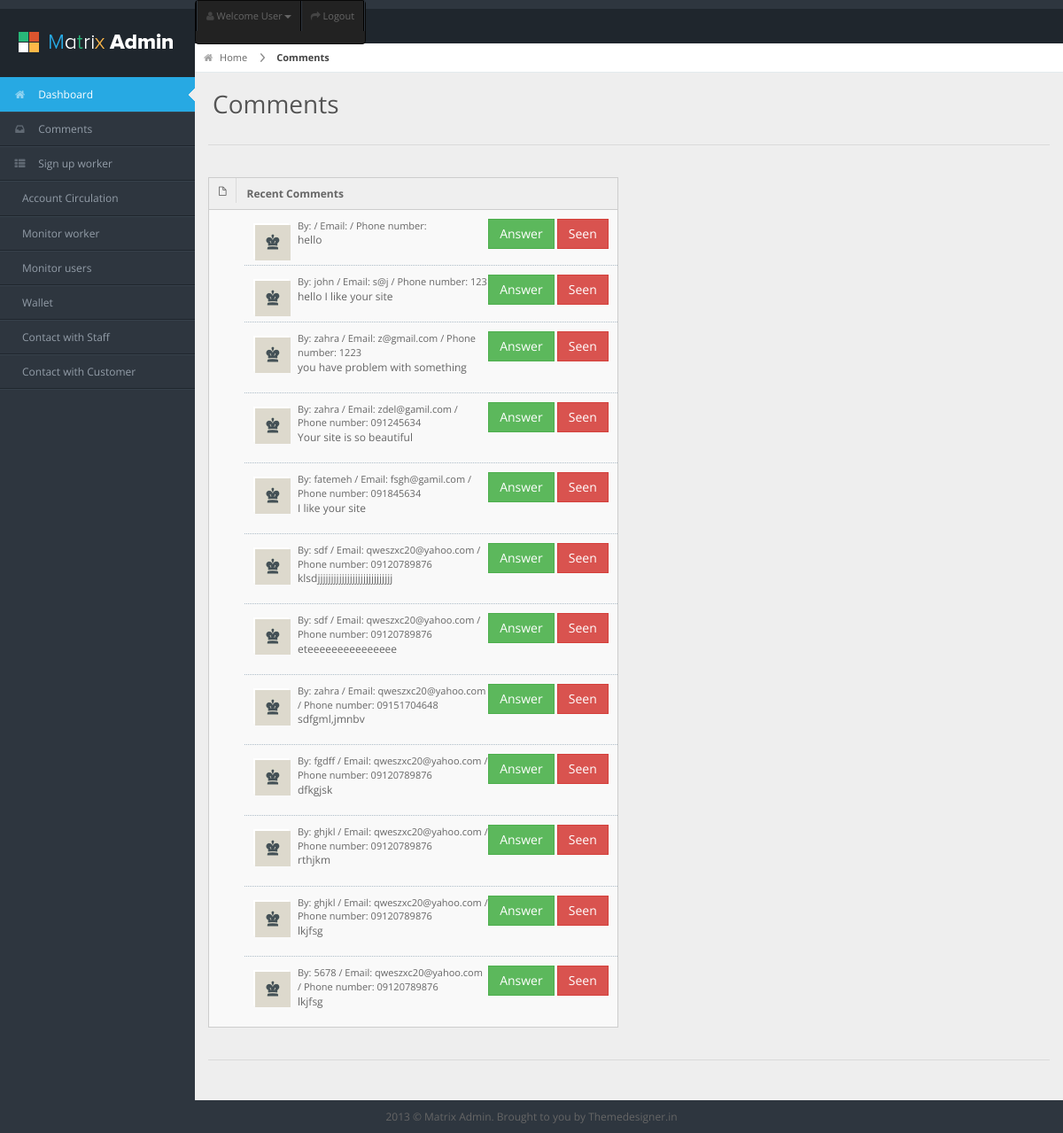
/manager/comments/, run on the app's committed database.
### core/models.py (models this page shows)
class Contact_msg(models.Model):
    email = models.EmailField()
    text = models.CharField('message', max_length=255)
    name = models.CharField(max_length=60)
    phone = models.CharField(max_length=11)
    seen = models.BooleanField(default=False)
    create_time = models.DateTimeField(auto_now_add=True)

### manager/views.py (the view)
# urls.py: path('comments/', views.comments, name='comments'),
def comments(request):
    latest_comments = Contact_msg.objects.all()
    context = {'latest_comments': latest_comments}
    return render(request, 'manager/comments.html', context)

### manager/templates/manager/comments.html (shortened to what this page needs)
{% load static %}
<html lang="en">
<head>
<link rel="stylesheet" href="{% static 'assets/css/bootstrap.min.css' %}" />
<link rel="stylesheet" href="{% static 'assets/css/bootstrap-responsive.min.css' %}" />
<link rel="stylesheet" href="{% static 'assets/css/matrix-style.css' %}" />
<link rel="stylesheet" href="{% static 'assets/css/matrix-media.css' %}" />
<link href="{% static 'assets/font-awesome/css/font-awesome.css' %}" rel="stylesheet" />
</head>
<body>
<div id="header">
  <h1><a href="dashboard.html">Comments</a></h1>
</div>
<div id="user-nav" class="navbar navbar-inverse">
  <ul class="nav">
    <li  class="dropdown" id="profile-messages" ><a title="" href="#" data-toggle="dropdown" data-target="#profile-messages" class="dropdown-toggle"><i class="icon icon-user"></i>  <span class="text">Welcome User</span><b class="caret"></b></a>
    </li>
    <li class=""><a title="" href="http://localhost:8000/"><i class="icon icon-share-alt"></i> <span class="text">Logout</span></a></li>
  </ul>
</div>
<div id="sidebar"><a href="#" class="visible-phone"> Dashboard</a>
  <ul>
    <li class="active"><a href="{% url 'manager:managerpanel' %}"><i class="icon icon-home"></i> <span>Dashboard</span></a> </li>
    <li> <a href="{% url 'manager:comments' %}"><i class="icon icon-inbox"></i> <span>Comments</span></a> </li>
    <li> <a href="{% url 'manager:signupworker' %}"><i class="icon icon-th-list"></i> <span>Sign up worker</span> </a></li>
	<li><a href="{% url 'manager:accountcirculation' %}"> <span>Account Circulation</span></a></li>
    <li><a href="{% url 'manager:monitorworker' %}"> <span>Monitor worker</span></a></li>
    <li><a href="{% url 'manager:monitoringuser' %}"> <span>Monitor users</span></a></li>
         <li><a href="{% url 'manager:managerwallet' %}"> <span>Wallet</span></a></li>
               <li><a href="{% url 'manager:contacttostaff' %}"> <span>Contact with Staff</span></a></li>
               <li><a href="{% url 'manager:contacttouser' %}"> <span>Contact with Customer</span></a></li>
  </ul>
</div>
<div id="content">
  <div id="content-header">
    <div id="breadcrumb"> <a href="#" title="Go to Home" class="tip-bottom"><i class="icon-home"></i> Home</a> <a href="#" class="current">Comments</a> </div>
    <h1>Comments</h1>
  </div>
  <div class="container-fluid">
    <hr>
    <div class="row-fluid">
      <div class="span6">
        <div class="widget-box">
          <div class="widget-title"> <span class="icon"> <i class="icon-file"></i> </span>
            <h5>Recent Comments</h5>
          </div>
          <div class="widget-content nopadding">
            <ul class="recent-posts">
            {% if latest_comments %}
    				<ul>
    					{% for comment in latest_comments %}
        					{% if comment.seen == False %}
        		 		<li>
                		<div class="user-thumb"> <img width="40" height="40" alt="User" src="{% static 'assets/img/demo/av1.jpg' %}"> </div>
               			<div class="article-post">
                		<div class="fr"> <a href="#" class="btn btn-success btn-mini">Answer</a> <a href="{% url 'manager:seencomment' comment.id %}" class="btn btn-danger btn-mini">Seen</a></div>
                  		<span class="user-info"> By: {{ comment.name}} / Email: {{ comment.email}} / Phone number: {{ comment.phone}} </span>
                  		<p><a href="#">{{ comment.text}}</a> </p>
               			 </div>
             		</li>
                            {% endif %}
    		   			{% endfor %}
    				</ul>
				{% else %}
    					<p>No comments are available.</p>
				{% endif %}
            </ul>
          </div>
        </div>
      </div>
    </div>
    <hr>
  </div>
</div>
<div class="row-fluid">
  <div id="footer" class="span12"> 2013 &copy; Matrix Admin. Brought to you by <a href="http://themedesigner.in">Themedesigner.in</a> </div>
</div>
</body>
</html>

### core/static/assets/css/matrix-media.css (style rules this page uses)
body { background:#2E363F; }
#header { background-color: #1f262d; margin-top:10px; }
#sidebar > ul { border-bottom: 1px solid #37414b }
#sidebar > ul > li { border-top: 1px solid #37414b; border-bottom: 1px solid #1f262d; }
#sidebar > ul > li.active { background-color: #27a9e3; border-bottom: 1px solid #27a9e3; border-top: 1px solid #27a9e3; }
#sidebar > ul > li.active a { color:#fff; text-decoration:none; }

### data on the page
Contact_msg: seen False (drawn), text "hello"
Contact_msg: seen False (drawn), name "john", email "s@j", phone "123", text "hello I like your site"
Contact_msg: seen False (drawn), name "zahra", email "z@gmail.com", phone "1223", text "you have problem with something"
Contact_msg: seen False (drawn), name "zahra", email "zdel@gamil.com", phone "091245634", text "Your site is so beautiful"
Contact_msg: seen False (drawn), name "fatemeh", email "fsgh@gamil.com", phone "091845634", text "I like your site"
Contact_msg: seen False (drawn), name "sdf", email "qweszxc20@yahoo.com", phone "09120789876", text "klsdjjjjjjjjjjjjjjjjjjjjjjjjjjjj"
Contact_msg: seen False (drawn), name "sdf", email "qweszxc20@yahoo.com", phone "09120789876", text "eteeeeeeeeeeeeeee"
Contact_msg: seen False (drawn), name "zahra", email "qweszxc20@yahoo.com", phone "09151704648", text "sdfgml,jmnbv"
Contact_msg: seen False (drawn), name "fgdff", email "qweszxc20@yahoo.com", phone "09120789876", text "dfkgjsk"
Contact_msg: seen False (drawn), name "ghjkl", email "qweszxc20@yahoo.com", phone "09120789876", text "rthjkm"
Contact_msg: seen False (drawn), name "ghjkl", email "qweszxc20@yahoo.com", phone "09120789876", text "lkjfsg"
Contact_msg: seen False (drawn), name "5678", email "qweszxc20@yahoo.com", phone "09120789876", text "lkjfsg"
